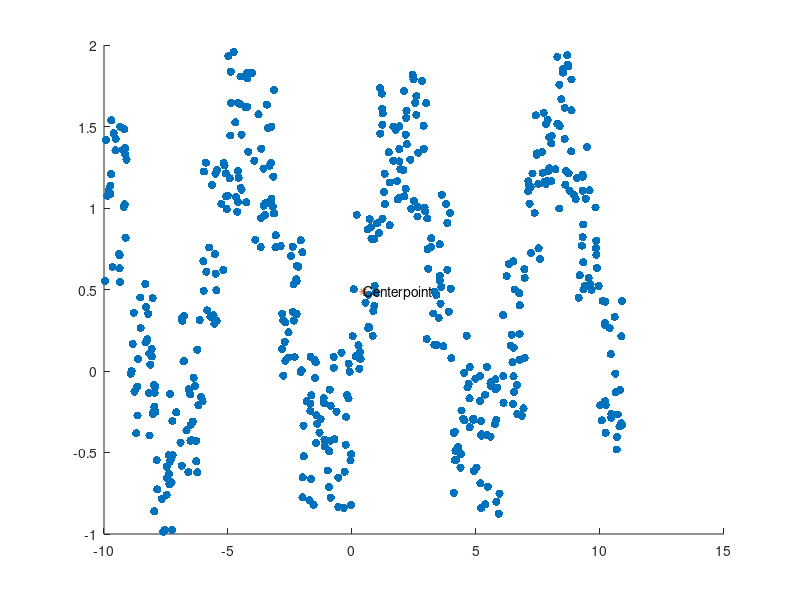

This chart was generated by the following MATLAB code: (Note: this script raises an error after producing the figure.)
%% Graham-Scan
%   https://en.wikipedia.org/wiki/Graham_scan
%   Graham's scan is a method of finding the convex hull of a finite set of points
%   in the plane with time complexity O(n log n). It is named after Ronald Graham, who published
%   the original algorithm in 1972.[1] The algorithm finds all vertices of the convex hull ordered along its boundary.
%   It uses a stack to detect and remove concavities in the boundary efficiently.
% http://www.dbs.ifi.lmu.de/Lehre/GIS/WS1415/Skript/GIS_WS14_05_part2.pdf
% (GERMAN)
%% Andreas Bernatzky 19.08.2019
%%
clear all;
close all;
%% Example Points choose section A or section B
%% SECTION A create random point cloud
pointAmount = 600;
points = rand(pointAmount,2);
%% SECTION B create random points along a sine sine 
x = -10:1:10;
y = sin(x);
xRanSine  = [];
yRanSine =[];
for(a=1:1:length(x))
   xRanSine = [xRanSine, rand(1,25) + x(a)];
   yRanSine = [yRanSine, rand(1,25) + y(a)];
end
points = [xRanSine' , yRanSine'];
%% Visualise RandomCloudpoint
scatter(points(:,1),points(:,2),'filled'); % visualise random point cloud
hold on;
% visualise center
xMax = max(points(:,1));
xMin = min(points(:,1));
yMax = max(points(:,2));
yMin = min(points(:,2));
%% Visualise Centerpoint (Centerpoint will be calculated again in the actual Algorithm
Z.x = xMin + (xMax-xMin)/2;
Z.y = yMin + (yMax-yMin)/2;
scatter(Z.x,Z.y,'*'); 
text(Z.x,Z.y,'Centerpoint');
%% Actual Algorithm
konvexHullPoints = GrahamScanAlgorithm(points);
%% Visualise konvex Hull
drawHull(konvexHullPoints(:,1),konvexHullPoints(:,2));
